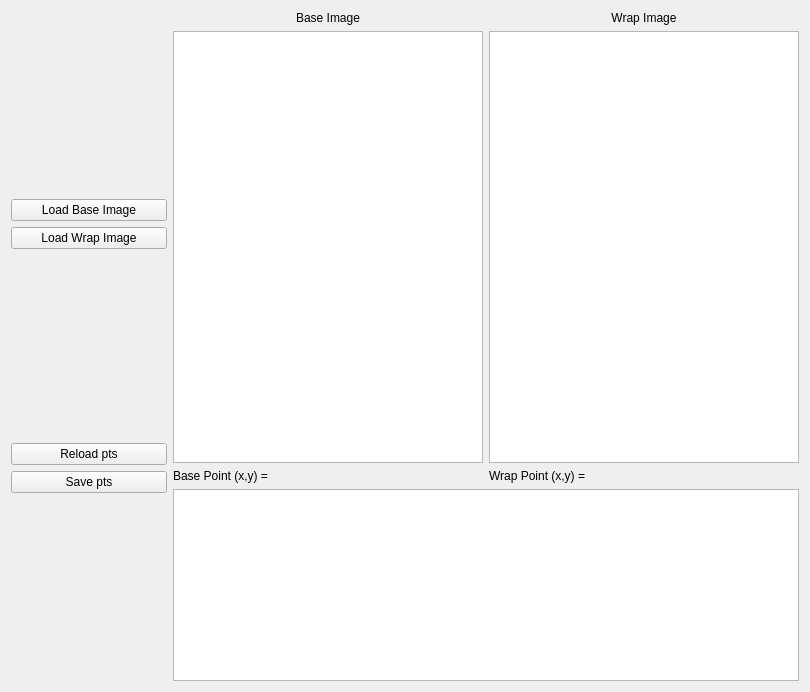
<?xml version="1.0" encoding="UTF-8"?>
<ui version="4.0">
 <class>Widget</class>
 <widget class="QWidget" name="Widget">
  <property name="geometry">
   <rect>
    <x>0</x>
    <y>0</y>
    <width>810</width>
    <height>692</height>
   </rect>
  </property>
  <property name="windowTitle">
   <string>Control Point Select</string>
  </property>
  <layout class="QHBoxLayout" name="horizontalLayout_3" stretch="2,8">
   <item>
    <layout class="QVBoxLayout" name="verticalLayout_1">
     <item>
      <spacer name="verticalSpacer_3">
       <property name="orientation">
        <enum>Qt::Vertical</enum>
       </property>
       <property name="sizeHint" stdset="0">
        <size>
         <width>20</width>
         <height>40</height>
        </size>
       </property>
      </spacer>
     </item>
     <item>
      <widget class="QPushButton" name="load_base_image">
       <property name="text">
        <string>Load Base Image</string>
       </property>
      </widget>
     </item>
     <item>
      <widget class="QPushButton" name="load_wrap_image">
       <property name="text">
        <string>Load Wrap Image</string>
       </property>
      </widget>
     </item>
     <item>
      <spacer name="verticalSpacer_2">
       <property name="orientation">
        <enum>Qt::Vertical</enum>
       </property>
       <property name="sizeHint" stdset="0">
        <size>
         <width>20</width>
         <height>40</height>
        </size>
       </property>
      </spacer>
     </item>
     <item>
      <widget class="QPushButton" name="reloadPts">
       <property name="text">
        <string>Reload pts</string>
       </property>
      </widget>
     </item>
     <item>
      <widget class="QPushButton" name="savePts">
       <property name="text">
        <string>Save pts</string>
       </property>
      </widget>
     </item>
     <item>
      <spacer name="verticalSpacer">
       <property name="orientation">
        <enum>Qt::Vertical</enum>
       </property>
       <property name="sizeHint" stdset="0">
        <size>
         <width>20</width>
         <height>40</height>
        </size>
       </property>
      </spacer>
     </item>
    </layout>
   </item>
   <item>
    <layout class="QVBoxLayout" name="verticalLayout_2" stretch="5,0">
     <item>
      <layout class="QHBoxLayout" name="horizontalLayout">
       <item>
        <layout class="QVBoxLayout" name="verticalLayout_3">
         <item>
          <widget class="QLabel" name="base_label1">
           <property name="text">
            <string>Base Image</string>
           </property>
           <property name="alignment">
            <set>Qt::AlignCenter</set>
           </property>
          </widget>
         </item>
         <item>
          <widget class="MyGraphicsView" name="graphicsView1"/>
         </item>
         <item>
          <layout class="QHBoxLayout" name="horizontalLayout_1">
           <item>
            <widget class="QLabel" name="base_label2">
             <property name="text">
              <string>Base Point (x,y) =</string>
             </property>
            </widget>
           </item>
           <item>
            <widget class="MyQLabel" name="base_point">
             <property name="text">
              <string/>
             </property>
            </widget>
           </item>
          </layout>
         </item>
        </layout>
       </item>
       <item>
        <layout class="QVBoxLayout" name="verticalLayout_4">
         <item>
          <widget class="QLabel" name="wrap_label1">
           <property name="text">
            <string>Wrap Image</string>
           </property>
           <property name="alignment">
            <set>Qt::AlignCenter</set>
           </property>
          </widget>
         </item>
         <item>
          <widget class="MyGraphicsView" name="graphicsView2"/>
         </item>
         <item>
          <layout class="QHBoxLayout" name="horizontalLayout_2">
           <item>
            <widget class="QLabel" name="wrap_label2">
             <property name="text">
              <string>Wrap Point (x,y) =</string>
             </property>
            </widget>
           </item>
           <item>
            <widget class="MyQLabel" name="wrap_point">
             <property name="text">
              <string/>
             </property>
            </widget>
           </item>
          </layout>
         </item>
        </layout>
       </item>
      </layout>
     </item>
     <item>
      <widget class="MyQTableWidget" name="tableWidget">
       <property name="sizePolicy">
        <sizepolicy hsizetype="Expanding" vsizetype="Expanding">
         <horstretch>0</horstretch>
         <verstretch>0</verstretch>
        </sizepolicy>
       </property>
       <property name="rowCount">
        <number>0</number>
       </property>
       <property name="columnCount">
        <number>0</number>
       </property>
      </widget>
     </item>
    </layout>
   </item>
  </layout>
 </widget>
 <layoutdefault spacing="6" margin="11"/>
 <customwidgets>
  <customwidget>
   <class>MyGraphicsView</class>
   <extends>QGraphicsView</extends>
   <header location="global">mygraphicsview.h</header>
  </customwidget>
  <customwidget>
   <class>MyQLabel</class>
   <extends>QLabel</extends>
   <header location="global">MyQLabel.h</header>
  </customwidget>
  <customwidget>
   <class>MyQTableWidget</class>
   <extends>QTableWidget</extends>
   <header location="global">MyQTableWidget.h</header>
  </customwidget>
 </customwidgets>
 <resources/>
 <connections/>
</ui>
